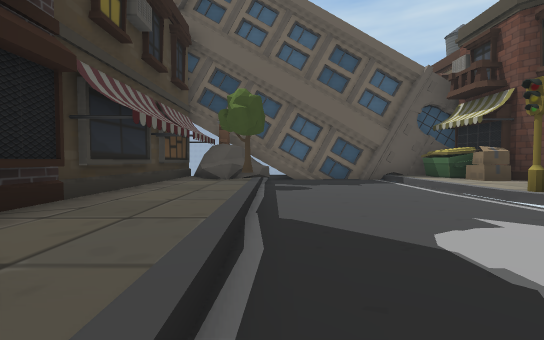
view 1 (above)

22 first-person views from a walk through a 3-D level made in the Unity game engine. The camera is 1.2 m above the floor, tilts 2° down and sees 90° across. The floor is counted in squares, 2 m on a side. Each view is taken from the middle of a square. On the plan, view 1 faces up. The plan holds only what a view shows up to about 9 squares ahead; the rest is blank. The place goes on beyond the plan. Some animated figures are left out.

view 2
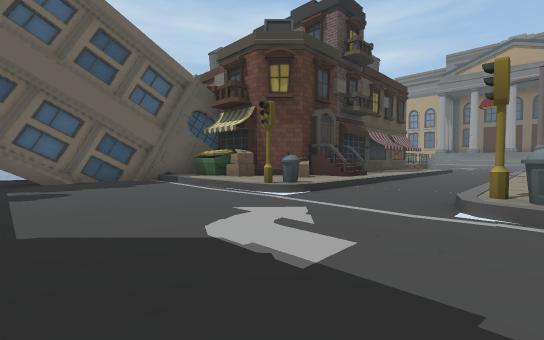

view 3
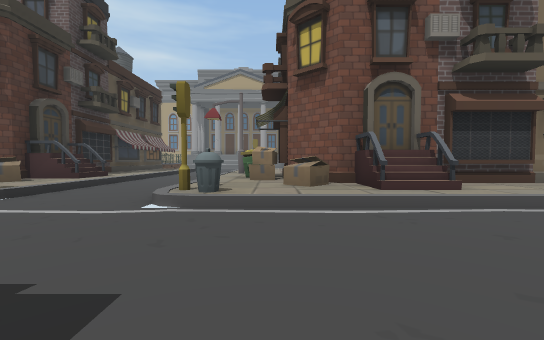

view 4
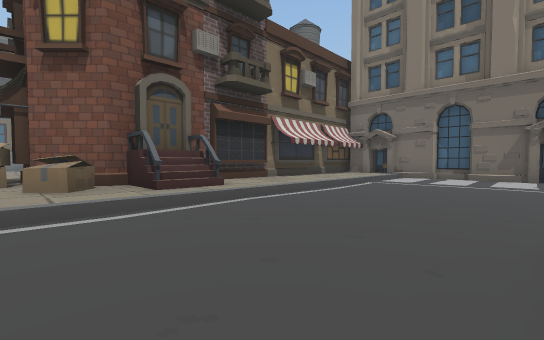

view 5
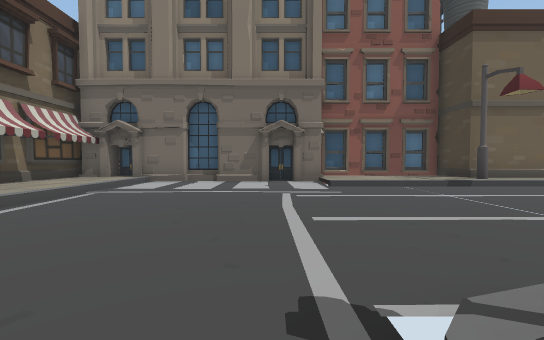

view 6
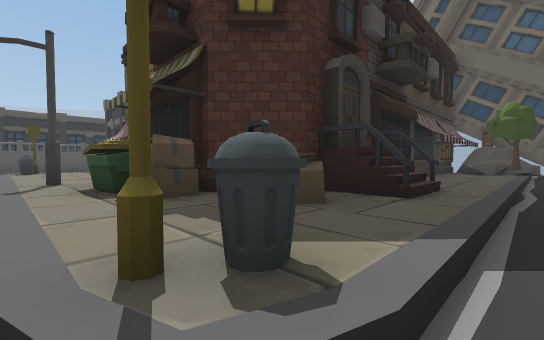

view 7
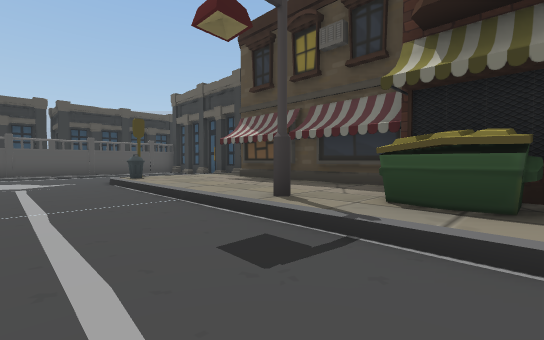

view 8
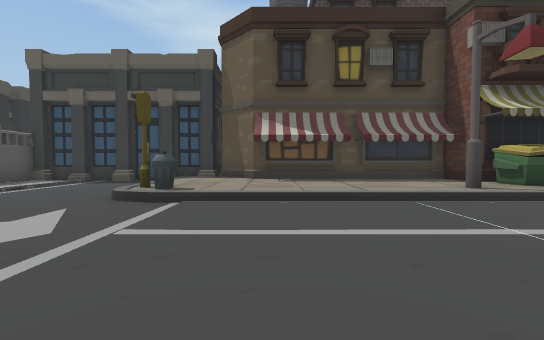

view 9
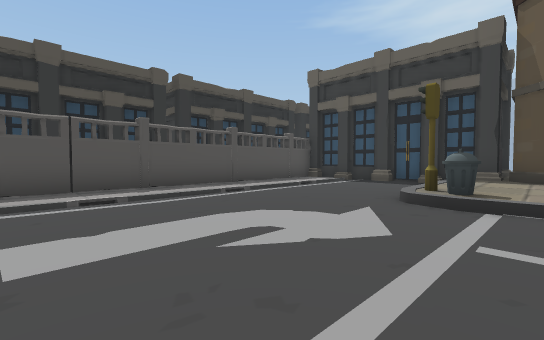

view 10
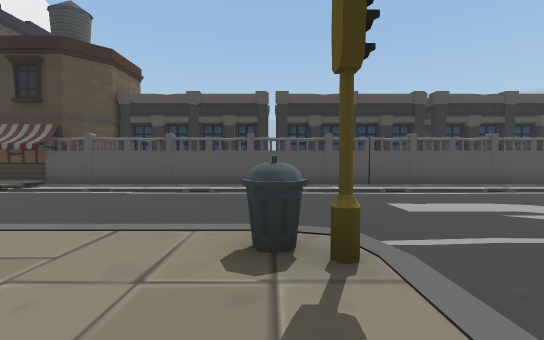

view 11
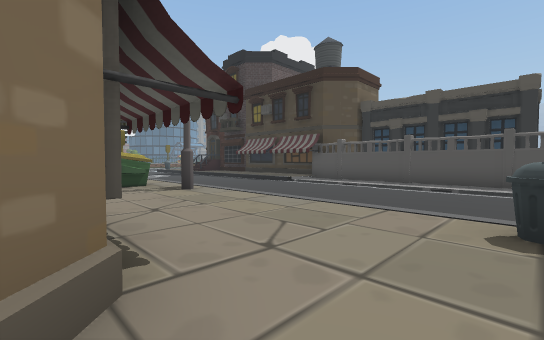

view 12
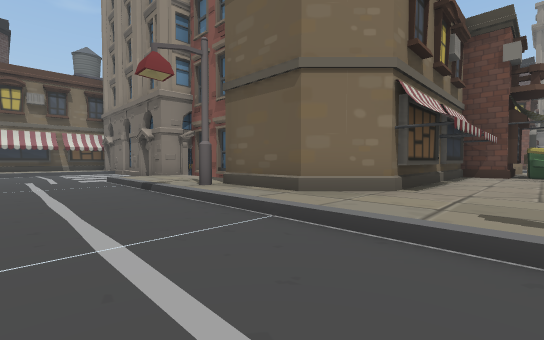

view 13
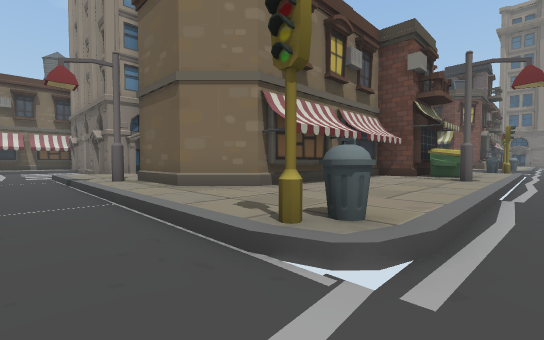

view 14
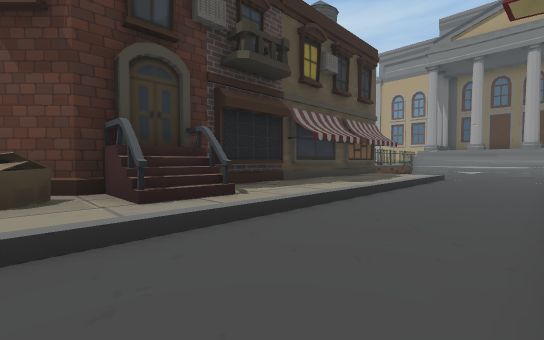

view 15
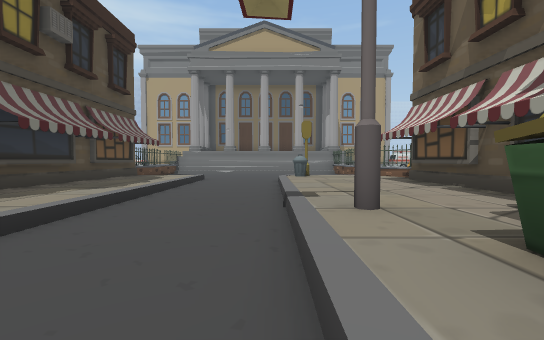

view 16
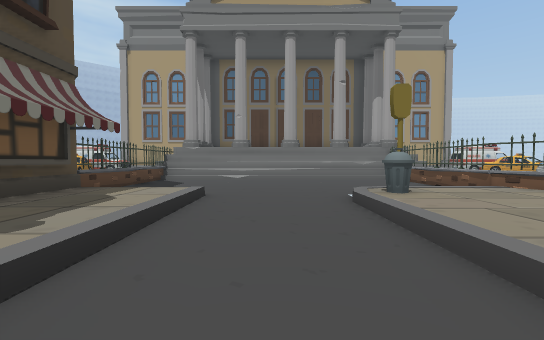

view 17
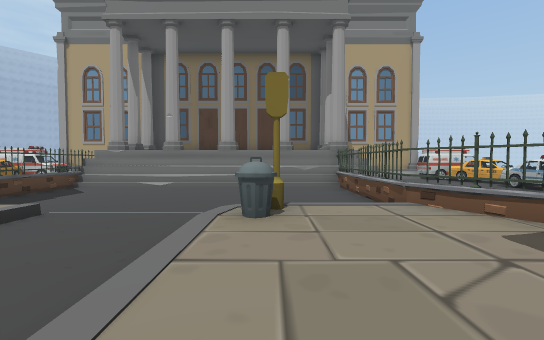

view 18
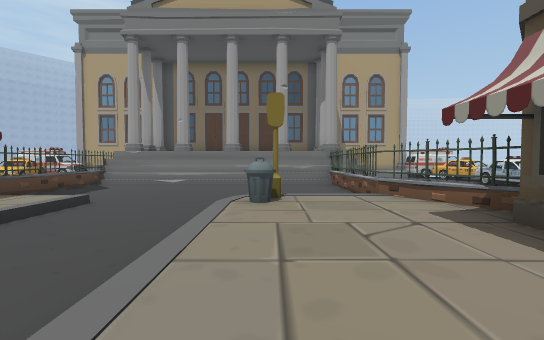

view 19
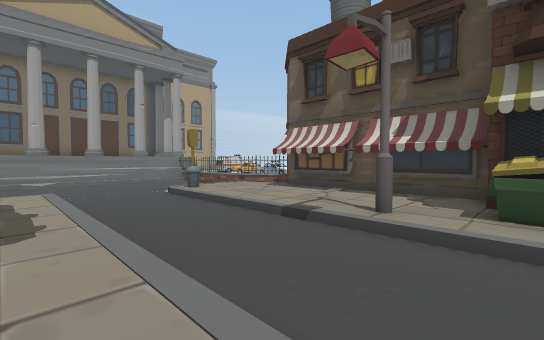

view 20
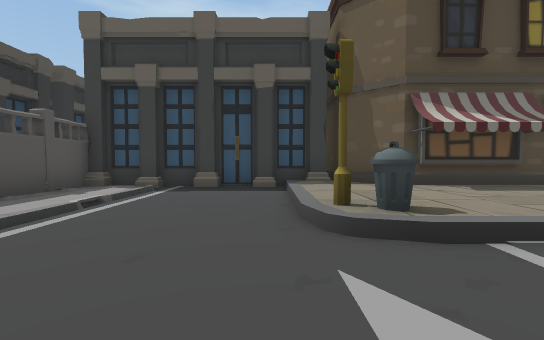

view 21
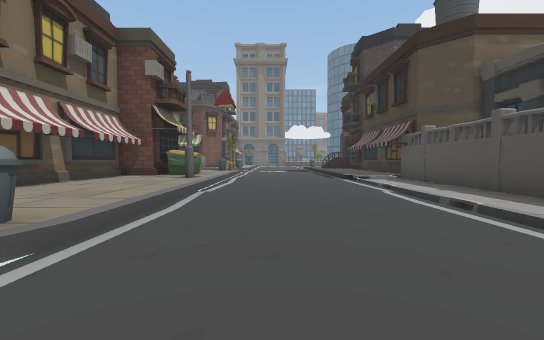

view 22
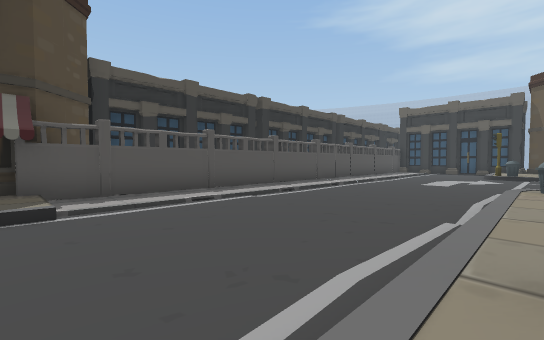

### Floor plan
Key: @ floor where view 1 was taken; # wall or solid block; . main floor; : floor 0.25 m higher than the main floor; / step, stairs or slope; = window, fence, low wall or low ledge; ^ raised ledge; R rock; F fence; U dumpster; T tree; B box; C car; O other object.
Columns run from 18 left of view 1 to 21 right of it. Each row starts with its distance up from view 1.
 10                                        O
  9                 RR#######              O
  8                ##FR...:U#
  7                ##R....:U#
  6                ##T....:B#########=#^^^^
  5                #::....::B##::#:#::....^
  4                #::....#::=/:::::::....^
  3                ##:....////////////....^
  2                #::....................^
  1  #O#####       #:#....////////////....^
  0  #.##//##      #//@...^:::::#::::#/...^
 -1 =  ...::########B/....:::#U:::::::/...^
 -2 =O ...:::::::##:B:....:B#  #::::#:^==^^
 -3 =  ...#::::#:UU::#..../^#  #####OO    ^
 -4 =  ...////////////..../##
 -5 =O ...................::#             ^^
 -6 =  ...................::#           CC^^
 -7 =O ...................::#           CCCO
 -8 =  ...................::#              O
 -9    ....//////////.....: #
-10 =  ....#:::::#:::.....::#
-11 =  ....:::####:::########
-12 =O ....:::#  #####
-13 =  ....:::#
-14 =O ....:::#
-15 =  ....#::#
-16 #  ....:::#
-17 ##:....:U##

Positions as (right, up) in squares from view 1, and headings:
1: (0, 0), facing up
2: (0, 0), facing up-right
3: (0, -1), facing right
4: (0, -1), facing down-right
5: (0, -3), facing down
6: (0, -4), facing up-left
7: (-4, -6), facing up-left
8: (-10, -8), facing up
9: (-11, -8), facing up-left
10: (-9, -10), facing left
11: (-8, -10), facing down-left
12: (-10, -7), facing down-right
13: (-12, -8), facing down-right
14: (6, 1), facing up-right
15: (7, 1), facing right
16: (11, 2), facing right
17: (12, 0), facing right
18: (11, 0), facing right
19: (8, 4), facing down-right
20: (-13, -6), facing up
21: (-13, -8), facing down
22: (-11, -17), facing up-left
